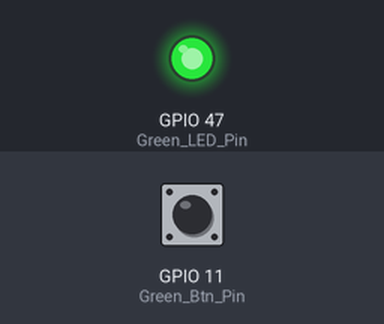
A sketch run on a simulated ESP32-S3. On the bench: output pins drawn as LEDs (lit = HIGH). Inputs (shaded band) come from the test bench; at power-on: GPIO 11 (Green_Btn_Pin) HIGH. I2S audio is not simulated (input reads silence); storage starts empty.

Above: at 1.4 s.
1.5 s: GPIO 11 (Green_Btn_Pin) pulled LOW for 0.35 s
At 1.69 s:
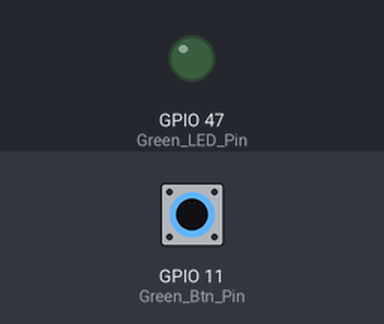
3.3 s: GPIO 11 (Green_Btn_Pin) pulled LOW for 3.2 s
At 7.2 s:
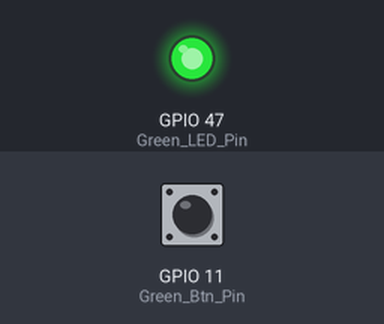
Timing chart, 0 to 8.7 s (numbered marks = the images above; inputs shaded):
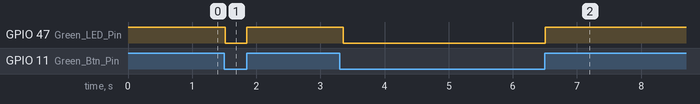

The sketch:

tf_recorder.ino
```cpp
#include <SPI.h>
#include <SD.h>
#include <FS.h>
#include <driver/i2s.h>

static int SD_CS_Pin =    16;
static int SD_MOSI_Pin =  42;
static int SD_MISO_Pin =  40;
static int SD_SCK_Pin =   41;
SPIClass SD_SPI(HSPI);

static int INMP441_WS_Pin =     18;
static int INMP441_SCK_Pin =    17;
static int INMP441_SD_Pin =     8;
#define SAMPLE_RATE 44100

static int Green_Btn_Pin = 11;
static int Green_LED_Pin = 47;

struct wavStruct {
    const char chunkID[4] = {'R', 'I', 'F', 'F'};
    uint32_t chunkSize = 36;
    const char format[4] = {'W', 'A', 'V', 'E'};
    const char subchunk1ID[4] = {'f', 'm', 't', ' '};
    const uint32_t subchunk1Size = 16;
    const uint16_t audioFormat = 1;
    const uint16_t numChannels = 1;
    const uint32_t sampleRate = SAMPLE_RATE;
    const uint32_t byteRate = 32000;
    const uint16_t blockAlign = 2;
    const uint16_t bitsPerSample = 16;
    const char subchunk2ID[4] = {'d', 'a', 't', 'a'};
    uint32_t subchunk2Size = 0;
};

File recordFile;
wavStruct wavHeader;
bool isRecording = false;

i2s_config_t i2sIn_config = {
  .mode = i2s_mode_t(I2S_MODE_MASTER | I2S_MODE_RX),
  .sample_rate = SAMPLE_RATE,
  .bits_per_sample = i2s_bits_per_sample_t(16),
  .channel_format = I2S_CHANNEL_FMT_ONLY_LEFT,
  .communication_format = i2s_comm_format_t(I2S_COMM_FORMAT_STAND_I2S),
  .intr_alloc_flags = ESP_INTR_FLAG_LEVEL1,
  .dma_buf_count = 8,
  .dma_buf_len = 1024
};

const i2s_pin_config_t i2sIn_pin_config = {
  .bck_io_num = INMP441_SCK_Pin,
  .ws_io_num = INMP441_WS_Pin,
  .data_out_num = -1,
  .data_in_num = INMP441_SD_Pin
};

void setup() {
  pinMode(Green_Btn_Pin, INPUT_PULLUP);
  pinMode(Green_LED_Pin, OUTPUT);
  digitalWrite(Green_LED_Pin, HIGH);

  SD_SPI.begin(SD_SCK_Pin, SD_MISO_Pin, SD_MOSI_Pin, SD_CS_Pin);
  if(SD.begin(SD_CS_Pin, SD_SPI) == false) {
      digitalWrite(Green_LED_Pin, LOW);
      return;
  }

  i2s_driver_install(I2S_NUM_0, &i2sIn_config, 0, NULL);
  i2s_set_pin(I2S_NUM_0, &i2sIn_pin_config);
}

void loop() {
  if (digitalRead(Green_Btn_Pin) == LOW)
  {
    digitalWrite(Green_LED_Pin, LOW);

    if(isRecording == false) {
      recordFile = SD.open("/record.wav", FILE_WRITE);
      if(!recordFile) {
          return;
      }
      recordFile.write((uint8_t*)&wavHeader, sizeof(wavHeader));
      isRecording = true;
    }
    esp_err_t result;
    size_t bytes_read = 0;
    int16_t data[1024];
    result = i2s_read(I2S_NUM_0, &data, sizeof(data), &bytes_read, portMAX_DELAY);
    if(result == ESP_OK && bytes_read > 0) {
      recordFile.write((uint8_t*)data, bytes_read);
      wavHeader.chunkSize += bytes_read;
      wavHeader.subchunk2Size += bytes_read;
    }
  }
  else
  {
    digitalWrite(Green_LED_Pin, HIGH);
    if(recordFile) {
        recordFile.seek(0);
        recordFile.write((uint8_t*)&wavHeader, sizeof(wavHeader));
        recordFile.close();
        wavHeader.chunkSize = 36;
        wavHeader.subchunk2Size = 0;
    }
    isRecording = false;
    delay(300);
  }
}
```

Measured:
- after the input at 1.5 s, GPIO 47 (Green_LED_Pin): HIGH → LOW at once, → HIGH 0.33 s later
- after the input at 3.3 s, GPIO 47 (Green_LED_Pin): HIGH → LOW after 0.06 s, → HIGH 3.1 s later
